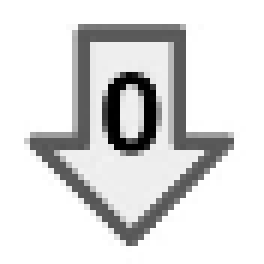
%> input picture bot0.png, 44 x 44 px (shown 6 times larger)
$ octave checksub.m   (GNU Octave 9; MATLAB toolbox functions it lacks are replaced by stand-ins)
%> lines starting %> are read from the running program, lines starting %| are printed output that depends on the picture
%global varibales for pose and speed
global n_agents;
global current_pose;
global img;
global bot_marker;

n_agents=6;
current_pose=zeros(n_agents,3);
bot_marker=uint8(zeros(n_agents,44,44));
%creating maze with IP
img=uint8(zeros(54*14,54*15)+255);
%making the maze image
mask_border=uint8(zeros(54,54)+255);
mask_border(:,[1,2,53,54])=uint8(0);
mask_border([1,2,53,54],:)=uint8(0);
for i=1:14
    img(1:54,(i*54+1):(i+1)*54)=mask_border;
end
img(55:54*2,:)=img(1:54,:);
img((54*4+1):54*6,:)=img(1:54*2,:);
for i=1:14
    if((i-4*floor(i/4))==1 || (i-4*floor(i/4))==2)
        img(54*2+1:54*3,(i*54+1):(i+1)*54)=mask_border;
    end
end
img(54*3+1:54*4,:)=img(54*2+1:54*3,:);
img(54*6+1:54*8,:)=img(54*2+1:54*4,:);
img(54*8+1:54*14,:)=img(1:54*6,:);
img(54*4+1:54*5,1:54)=mask_border;
img(54*9+1:54*10,1:54)=mask_border;
imwrite(img,'maze.png')
%with the above operations maze image is ready with each grid of size 54*54
%pixels

bot_marker(1,:,:)=rgb2gray(imread('bot0.png'));
bot_marker(2,:,:)=rgb2gray(imread('bot1.png'));
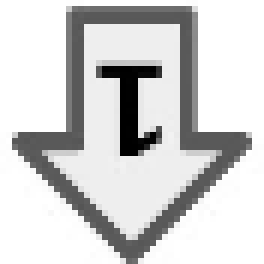
%> input picture bot1.png, 44 x 44 px (shown 6 times larger)
bot_marker(3,:,:)=rgb2gray(imread('bot2.png'));
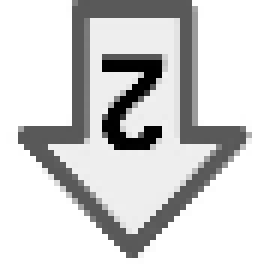
%> input picture bot2.png, 44 x 44 px (shown 6 times larger)
bot_marker(4,:,:)=rgb2gray(imread('bot3.png'));
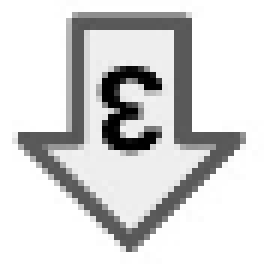
%> input picture bot3.png, 44 x 44 px (shown 6 times larger)
bot_marker(5,:,:)=rgb2gray(imread('bot4.png'));
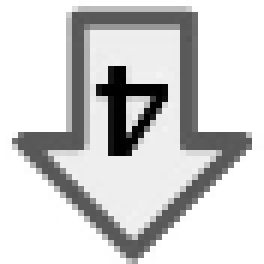
%> input picture bot4.png, 44 x 44 px (shown 6 times larger)
bot_marker(6,:,:)=rgb2gray(imread('bot5.png'));
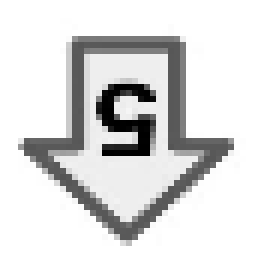
%> input picture bot5.png, 44 x 44 px (shown 6 times larger)
%> (the run ends here)
